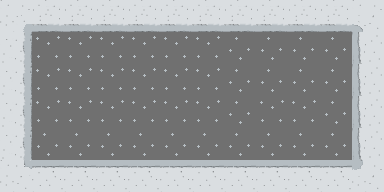

This is a level from a 2D game, rendered from its Tiled map with the project's own tilesets. A one-line summary and the complete map file follow:
An orthogonal 12x6 tile map with 32x32 px tiles, 2 tile layers (backgroundLayer, collisionLayer) and 6 objects (ship, fuel, person, victory).

<map version="1.0" orientation="orthogonal" width="12" height="6" tilewidth="32" tileheight="32">
 <tileset firstgid="1" name="level0" tilewidth="32" tileheight="32">
  <image source="../../src/assets/level0.png" width="384" height="384" />
 </tileset>
 <layer name="backgroundLayer" width="12" height="6">
  <data encoding="csv">
4,4,4,4,4,4,4,16,16,16,16,16,
4,4,4,4,4,4,4,16,16,16,16,16,
4,4,4,4,4,4,4,16,16,16,16,16,
4,4,4,4,4,4,4,16,4,4,16,16,
16,16,16,16,16,16,16,16,16,16,16,16,
16,16,16,16,16,16,16,16,16,16,16,16
</data>
 </layer>
 <layer name="collisionLayer" width="12" height="6">
  <data encoding="csv">
5,26,26,26,26,26,26,26,26,26,26,6,
15,0,0,0,0,0,0,0,0,0,0,13,
15,0,0,0,0,0,0,0,0,0,0,13,
15,0,0,0,0,0,0,0,0,0,0,13,
15,0,0,0,0,0,0,0,0,0,0,13,
17,2,2,2,2,2,2,2,2,2,2,18
</data>
 </layer>
 <objectgroup name="playerLayer" width="12" height="6">
  <object name="ship" gid="12" x="47" y="159" />
 </objectgroup>
 <objectgroup name="objectLayer" width="12" height="6">
  <object name="fuel" gid="10" x="231" y="53" />
  <object name="person" gid="9" x="104" y="158" />
  <object gid="7" x="259" y="186" />
  <object gid="7" x="284" y="186" />
 </objectgroup>
 <objectgroup name="invisibleLayer" width="12" height="6">
  <object name="victory" x="259" y="153" width="59" height="8" />
 </objectgroup>
</map>